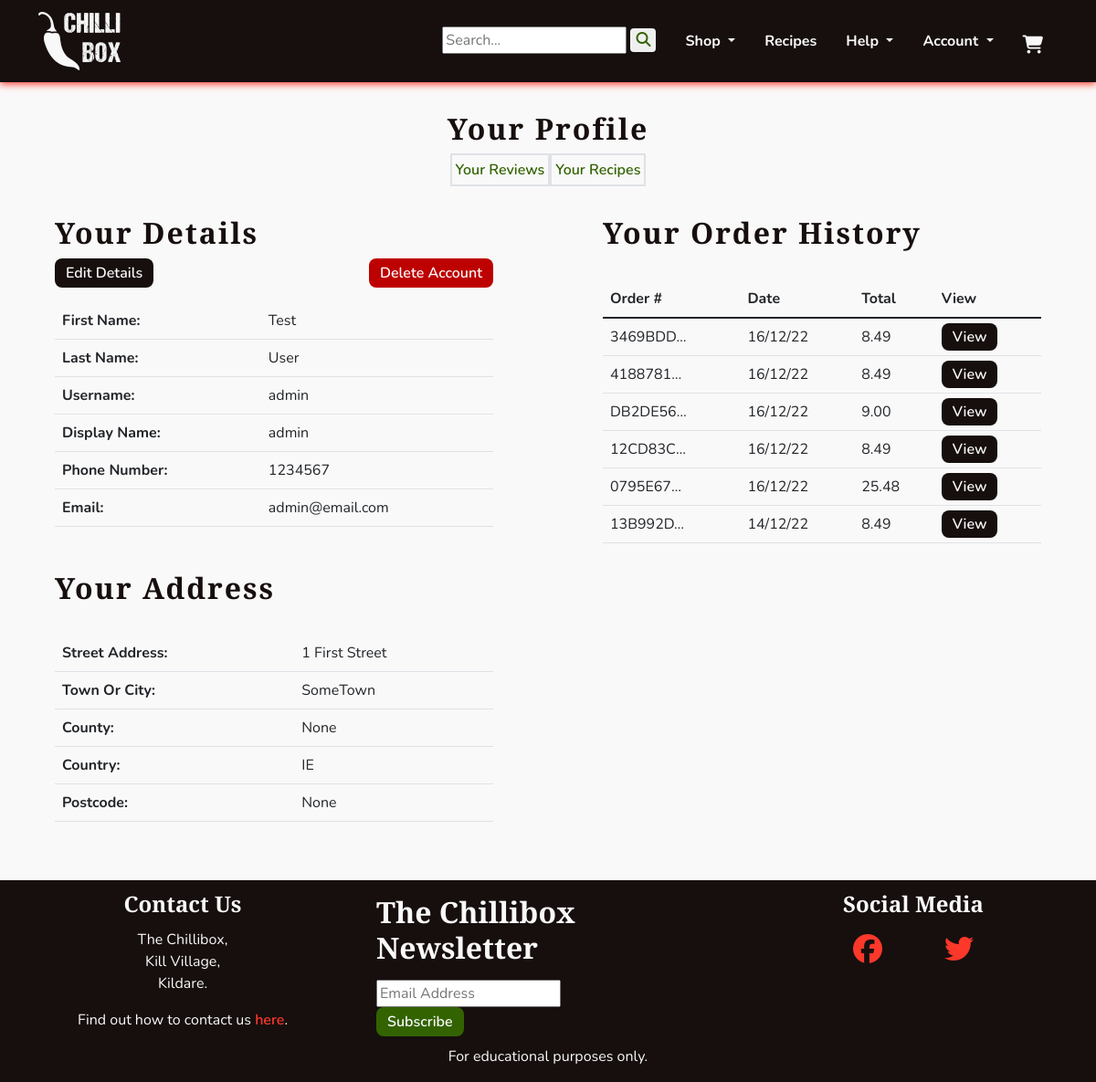
Page /profiles/profile/ (signed in) on the earlier database version.
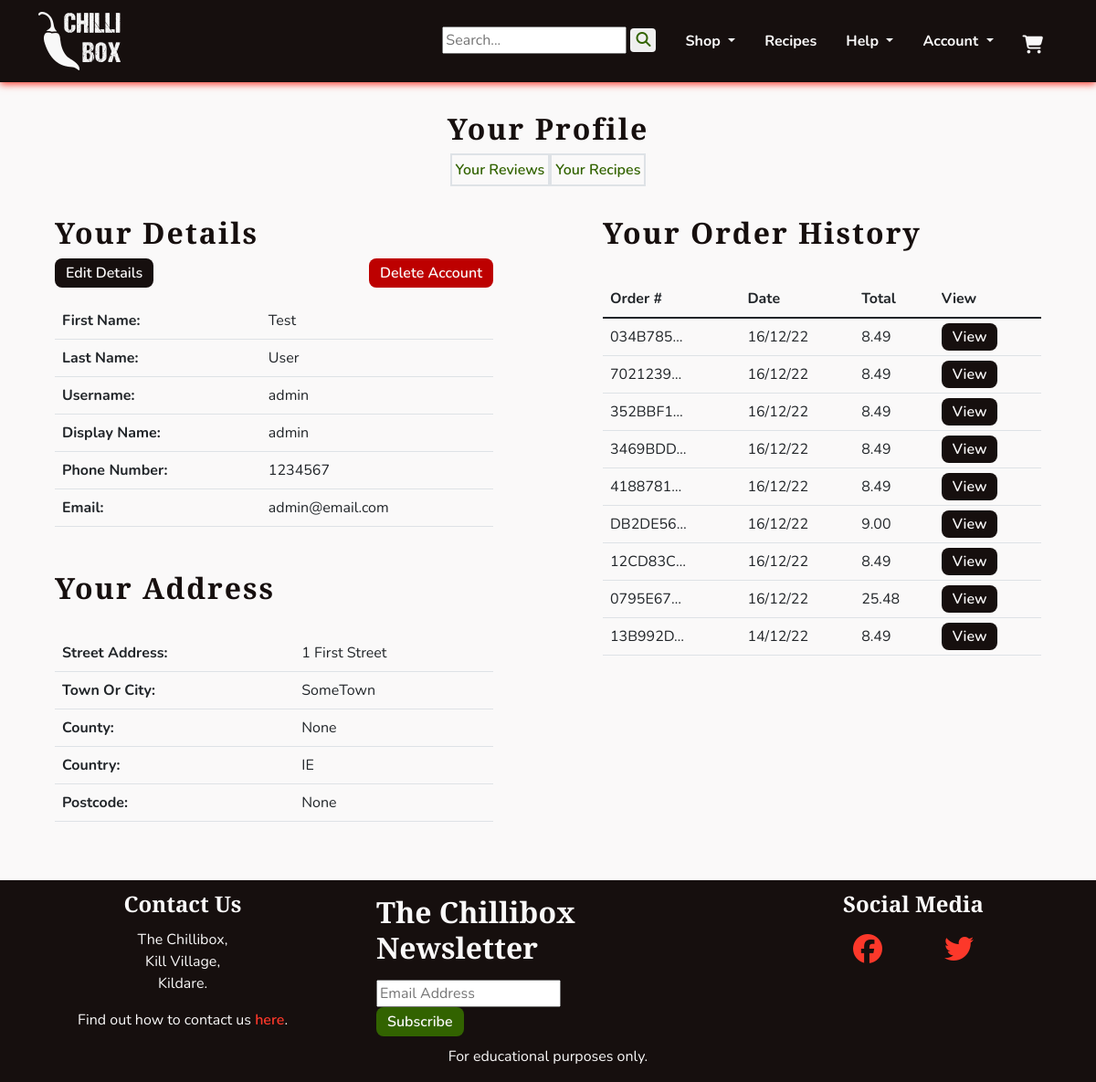
Same page on the later database version.
### profiles/models.py (models this page shows, shortened)
class UserProfile(models.Model):
    user = models.OneToOneField(User, on_delete=models.CASCADE)
    first_name = models.CharField(max_length=40, null=True, blank=True)
    last_name = models.CharField(max_length=80, null=True, blank=True)
    display_name = models.CharField(max_length=40, null=True, blank=True)
    phone_number = models.CharField(max_length=20, null=True, blank=True)
    street_address1 = models.CharField(max_length=80, null=True, blank=True)
    street_address2 = models.CharField(max_length=80, null=True, blank=True)
    town_or_city = models.CharField(max_length=40, null=True, blank=True)
    county = models.CharField(max_length=80, null=True, blank=True)
    country = CountryField(blank_label='Country', null=True, blank=True)
    postcode = models.CharField(max_length=20, null=True, blank=True)
    class Meta:
        verbose_name_plural = "User Profiles"
    def __str__(self):
        return self.display_name

### checkout/models.py (models this page shows, shortened)
class Order(models.Model):
    order_number = models.CharField(max_length=32, editable=False)
    user_profile = models.ForeignKey(UserProfile, on_delete=models.SET_NULL,
                                     null=True, blank=True,
                                     related_name='orders')
    first_name = models.CharField(max_length=50)
    last_name = models.CharField(max_length=50)
    email = models.EmailField(max_length=254)
    phone_number = models.CharField(max_length=20)
    country = CountryField(blank_label='Country *')
    postcode = models.CharField(max_length=20, null=True, blank=True)
    town_or_city = models.CharField(max_length=40)
    street_address1 = models.CharField(max_length=80)
    street_address2 = models.CharField(max_length=80, null=True, blank=True)
    county = models.CharField(max_length=80, null=True, blank=True)
    date = models.DateTimeField(auto_now_add=True)
    delivery_cost = models.DecimalField(max_digits=6,
                                        decimal_places=2, default=0)
    order_total = models.DecimalField(max_digits=10,
                                      decimal_places=2, default=0)
    grand_total = models.DecimalField(max_digits=10,
                                      decimal_places=2, default=0)

### profiles/views.py (the view)
# urls.py: path('profile/', views.ProfileView.as_view(), name='profile'),
class ProfileView(LoginRequiredMixin, View):
    def get(self, request):
        profile = get_object_or_404(UserProfile, user=request.user)
        orders = profile.orders.all().order_by('-date')
        template_name = 'profiles/profile.html'
        context = {
            'profile': profile,
            'orders': orders,
            }
        return render(request, template_name, context)

### profiles/templates/profiles/profile.html (shortened to what this page needs)
{% extends 'base.html' %}
{% block content %}
<section class="row">
    <div class="text-center">
        <h1 class="headings mb-2">Your Profile</h1>
        <div class="d-flex flex-row justify-content-center">
            <div class="border border-2 p-1">
                <a class="chilli-link" href="{% url 'profiles:review_list' %}">Your Reviews</a>
            </div>
            <div class="border border-2 p-1">
                <a class="chilli-link" href="{% url 'profiles:user_recipes' %}">Your Recipes</a>
            </div>
        </div>
    </div>
    <div class="col-12 col-md-6">
        <div class="col-sm-10 mx-auto">
            <h1 class="headings mb-2">Your Details</h1>
            <div class="d-flex flex-row justify-content-between mb-3">
                <a class="chilli-btn" href="{% url 'profiles:edit_profile' %}">Edit Details</a>
                <a class="chilli-btn chilli-dngr" href="{% url 'profiles:delete_account' %}">Delete Account</a>
            </div>
            <div class="table-responsive">
                <table class="table">
                    <tr>
                        <th>First Name: </th>
                        <td>{{ profile.first_name }} </td>
                    </tr>
                    <tr>
                        <th>Last Name: </th>
                        <td>{{ profile.last_name }} </td>
                    </tr>
                    <tr>
                        <th>Username: </th>
                        <td>{{ profile.user.username }} </td>
                    </tr>
                    <tr>
                        <th>Display Name: </th>
                        <td>{{ profile.display_name }} </td>
                    </tr>
                    <tr>
                        <th>Phone Number: </th>
                        <td>{{ profile.phone_number }} </td>
                    </tr>
                    <tr>
                        <th>Email: </th>
                        <td class="text-break">{{ profile.user.email }} </td>
                    </tr>
                </table>
            </div>
            <h2 class="headings">Your Address</h2>
            <div class="table-responsive">
                <table class="table">
                    <tr>
                        <th>Street Address: </th>
                        <td>{{ profile.street_address1 }} </td>
                    </tr>
                    <tr>
                        <th>Town Or City: </th>
                        <td>{{ profile.town_or_city }} </td>
                    </tr>
                    <tr>
                        <th>County: </th>
                        <td>{{ profile.county }} </td>
                    </tr>
                    <tr>
                        <th>Country: </th>
                        <td>{{ profile.country }} </td>
                    </tr>
                    <tr>
                        <th>Postcode: </th>
                        <td>{{ profile.postcode }} </td>
                    </tr>
                </table>
            </div>
        </div>
    </div>
    <div class="col-12 col-md-6">
        <div class="col-sm-10 mx-auto">
            <h2 class="headings">Your Order History</h2>
            <div class="table-responsive">
                <table class="table">
                    <thead>
                        <tr>
                            <th>Order #</th>
                            <th>Date</th>
                            <th>Total</th>
                            <th>View</th>
                        </tr>
                    </thead>
                    <tbody>
                        {% for order in orders %}
                        <tr>
                            <td>{{ order.order_number|truncatechars:8 }}</td>
                            <td>{{ order.date|date:'d/m/y' }}</td>
                            <td>{{ order.grand_total }}</td>
                            <td>
                                <a class="chilli-btn" href="{% url 'profiles:order_history' order.order_number %}">
                                    View
                                </a>
                            </td>
                        </tr>
                        {% endfor %}
                    </tbody>
                </table>
            </div>
        </div>
    </div>
</section>
{% endblock %}

### templates/base.html (shortened to what this page needs)
{% load static %}
<!DOCTYPE html>
<html lang="en">
    <head>
        <link href="https://cdn.jsdelivr.net/npm/bootstrap@5.1.3/dist/css/bootstrap.min.css" rel="stylesheet">
        <link href="//cdn-images.mailchimp.com/embedcode/classic-071822.css" rel="stylesheet" type="text/css">
        <link rel="stylesheet" href="{% static 'css/style.css' %}">
    </head>
    <body class="d-flex flex-column h-100">
        {% include 'includes/header.html' %}
        <main class="container-fluid mb-5">
            {% block content %}
            {% endblock content %}
        </main>
        {% include 'includes/footer.html' %}
    </body>
</html>

### templates/includes/header.html (shortened to what this page needs)
{% load static %}
<header>
    <nav id="navbar" class="navbar navbar-expand-lg">
        <div class="container-sm d-flex justify-content-between">
            <a class="navbar-brand" href="{% url 'home:index' %}" aria-label="Go to home page"><img width="90"
                    height="64" src="{% static 'images/chilli-logo-white.png' %}" alt="The Chillibox Logo"></a>
            <div class="collapse navbar-collapse" id="navbarSupportedContent">
                <ul class="navbar-nav ms-auto mb-2 mb-lg-0">
                    <li class="nav-item m-2 px-2">
                        <form action="{% url 'products:search_results' %}" method="GET">
                            <input name="q" type="text" placeholder="Search...">
                            <button type="submit" class="chilli-link rounded"><i class="fa-solid fa-magnifying-glass"></i></button>
                        </form>
                    </li>
                    <li class="nav-item dropdown">
                        <a class="navbar-links dropdown-toggle" href="#" role="button" data-bs-toggle="dropdown"
                            aria-expanded="false">
                            Shop
                        </a>
                    </li>
                    <li class="nav-item">
                        <a class="navbar-links" href="{% url 'recipes:recipes_list' %}">Recipes</a>
                    </li>
                    <li class="nav-item dropdown">
                        <a class="navbar-links dropdown-toggle" href="#" role="button" data-bs-toggle="dropdown"
                            aria-expanded="false">
                            Help
                        </a>
                    </li>
                    <li class="nav-item dropdown">
                        <a class="navbar-links dropdown-toggle" href="#" role="button" data-bs-toggle="dropdown"
                            aria-expanded="false">
                            Account
                        </a>
                    </li>
                </ul>
                <a class="navbar-links pb-0 mb-0" data-bs-toggle="offcanvas" href="#theCart" role="button"
                    aria-controls="offcanvasExample">
                    <i class="fa-solid fa-cart-shopping big">
                    </i>
                </a>
            </div>
        </div>
    </nav>
</header>

### cart/templates/cart/cart_canvas.html (shortened to what this page needs)
{% load static %}

### templates/includes/footer.html (shortened to what this page needs)
<footer class="footer mt-auto">
    <div class="container-fluid">
        <div class="row">
            <div class="col-md-4 text-center">
                <h2 class="footer-headings">Contact Us</h2>
                <p>
                    The Chillibox,<br>
                    Kill Village,<br>
                    Kildare.
                </p>
                <p>
                    Find out how to contact us <a class="chilli-link-alt" href="{% url 'home:contact' %}">here</a>.
                </p>
            </div>
            <div class="col-md-4">
                <link href="//cdn-images.mailchimp.com/embedcode/classic-071822.css" rel="stylesheet" type="text/css">
                <div id="mc_embed_signup">
                    <form
                        action="https://gmail.us18.list-manage.com/subscribe/post?u=a555a78c1c0e0713634b8751c&amp;id=1946d67f26&amp;f_id=007527e7f0"
                        method="post" id="mc-embedded-subscribe-form" name="mc-embedded-subscribe-form" class="validate"
                        target="_blank" novalidate>
                        <div id="mc_embed_signup_scroll">
                            <h2>The Chillibox Newsletter</h2>
                            <div class="mc-field-group text-contain my-0">
                                <input type="email" value="" name="EMAIL" class="required email" id="mce-EMAIL" placeholder="Email Address"
                                    required>
                            </div>
                            <div class="optionalParent">
                                <div>
                                    <input type="submit" value="Subscribe" name="subscribe" id="mc-embedded-subscribe"
                                        class="chilli-btn chilli-go border-0">
                                </div>
                            </div>
                        </div>
                    </form>
                </div>
            </div>
            <div class="col-md-4 text-center">
                <h2 class="footer-headings">Social Media</h2>
                <p>
                    <a class="chilli-link-alt footer-socials" href="https://facebook.com" target="_blank" rel="noopener"
                        aria-label="Find us on Facebook (opens in new tab)"><i class="fa-brands fa-facebook"></i></a>
                    <a class="chilli-link-alt footer-socials" href="https://twitter.com" target="_blank" rel="noopener"
                        aria-label="Find us on Twitter (opens in new tab)"><i class="fa-brands fa-twitter"></i></a>
                </p>
            </div>
        </div>
        <div class="row text-center">
            <p>For educational purposes only.</p>
        </div>
    </div>
</footer>

### static/css/style.css (style rules this page uses)
:root { --site-white: #faf9f9; --site-black: #160f0e; --site-grey: #6b6363; --site-red: #fc382a; --site-dark-red:#bd0000; --site-green: #568729; --site-dark-green: #326300; --site-text-bg: rgba(49, 99, 0, 0.2); --site-car-bg: rgba(245, 241, 238, 0.61); }
html { height: 100%; }
section { max-width: 2550px; }
body { font-family: "Nunito", sans-serif; color: var(--site-black); font-size: 1rem; background: var(--site-white); }
h1, h2, h3, h4 { font-family: "Merriweather Sans", "Nunito", sans-serif; font-weight: 900; margin-top: 0.5em; margin-bottom: 0.5em; }
.headings { font-size: 2rem; letter-spacing: 2px; margin: 1em 0; }
.big { font-size: 1.25rem; }
.text-contain { max-width: 500px; margin: 2em auto; }
button { border: none; }
ul { padding: 0; }
li { list-style: none; }
a { text-decoration: none; }
.navbar-links { cursor: pointer; display: inline-block; padding: 0.25rem 0.5rem; color: var(--site-white); font-weight: 700; margin: 0.5em; transition: all 0.8s linear; }
.chilli-link { font-weight: 600; color: var(--site-dark-green); transition: all 0.2s linear; }
.chilli-link-alt { font-weight: 600; color: var(--site-red); transition: all 0.2s linear; }
.chilli-btn { padding: 0.25em 0.75em; font-weight: 600; color: var(--site-white); background-color: var(--site-black); border-radius: 8px; transition: all 0.2s linear; }
.chilli-dngr { background-color: var(--site-dark-red); }
.chilli-go { background-color: var(--site-dark-green); }
#navbar { background-color: var(--site-black); color: var(--site-white); box-shadow: 0 2px 8px 0 var(--site-red); }
footer { background-color: var(--site-black); color: var(--site-white); }
.footer-headings { font-size: 1.5em; }
.footer-socials { font-size: 2em; padding: 0 1em; }
#mc_embed_signup { clear: left; }

Differences in the rows shown:
added Order: order_number "034B785…", date "16/12/22", grand_total "8.49"
added Order: order_number "7021239…", date "16/12/22", grand_total "8.49"
added Order: order_number "352BBF1…", date "16/12/22", grand_total "8.49"
